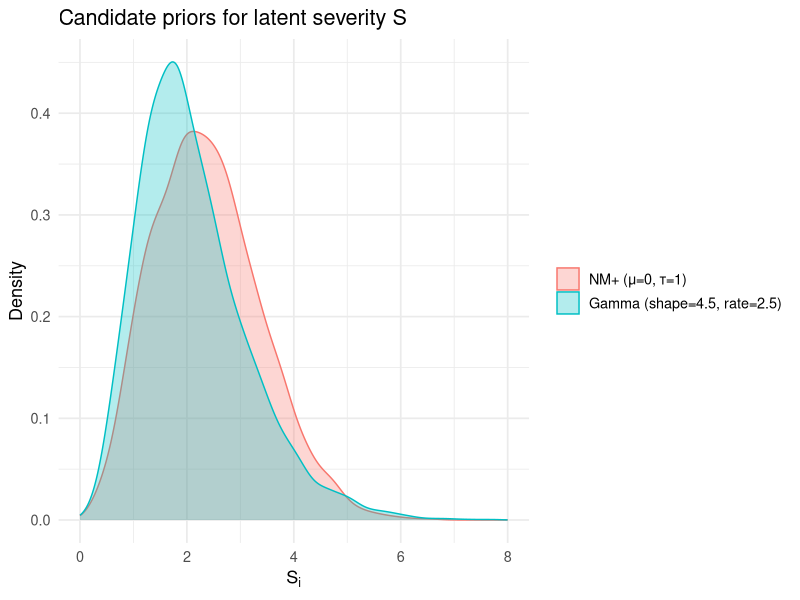

Write the R code that produced this figure. (Note: this script raises an error after producing the figure.)
## ---- chunk 1
knitr::opts_chunk$set(
  echo = TRUE,
  message = FALSE,
  warning = FALSE,
  fig.path = "README_files/"
)
## ---- chunk 2
library(dplyr)
library(tidyr)
library(ggplot2)
sample_NM <- function(n, mu0, tau, grid_size = 1e4) {
  x_vals <- seq(0, mu0 + 6 * tau, length.out = grid_size)
  dens_vals <- 2 * (x_vals^2) / (sqrt(2 * pi) * tau^3) * 
    exp(-((x_vals - mu0)^2) / (2 * tau^2))
  dx <- x_vals[2] - x_vals[1]
  dens_vals <- dens_vals / sum(dens_vals * dx)
  
  cdf_vals <- cumsum(dens_vals * dx)
  
  # Sample from uniform and interpolate inverse CDF
  u <- runif(n)
  samples <- approx(cdf_vals, x_vals, xout = u, rule = 2)$y
  
  return(samples)
}
N = 5000
vart = 1/sqrt(3 - 8/pi)
Si_nm  <- sample_NM(N, mu0 = 0, tau = vart)          
Si_gam <- rgamma(N, shape = 4.5, rate = sqrt(4.5))                

df <- tibble(
  NMplus = Si_nm,
  Gamma  = Si_gam
) |> 
  pivot_longer(everything(), names_to = "Distribution", values_to = "Si") |>
  mutate(
    Distribution = factor(
      Distribution,
      levels = c("NMplus", "Gamma"),
      labels = c("NM+ (μ=0, τ=1)", "Gamma (shape=4.5, rate=2.5)")
    )
  )

ggplot(df, aes(x = Si, fill = Distribution, color = Distribution)) +
  geom_density(alpha = 0.3, adjust = 1.2) +
  scale_x_continuous(limits = c(0, 8)) +
  labs(
    title = "Candidate priors for latent severity S",
    x = expression(S[i]), y = "Density"
  ) +
  theme_minimal(base_size = 13) +
  theme(legend.title = element_blank())
## ---- chunk 3
rmarkdown::render(
    "README.Rmd",
    output_format = "rmarkdown::github_document",
    output_file = "README.md"
)
